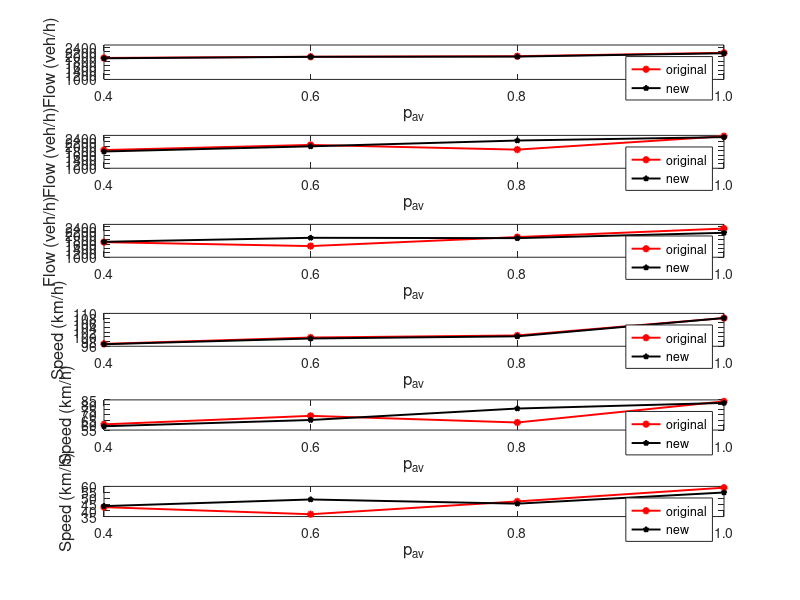

MATLAB code for this plot:
%% 限制换道次数=1次
% 20% AV, density=20
i= [.4,.6,.8, 1];
q_o = [1936, 1989, 2012, 2160];
q_n = [1920, 1984, 1995, 2139];
s_o = [97.0, 99.72,100.60, 108.02];
s_n = [96.86, 99.30, 100.23, 108.02];
% density=30
q_o_3 = [1831,2065,1850,2460];
q_n_3 = [1765, 2000, 2265, 2421];
s_o_3 = [60.66, 69.13, 62.52, 83.49];
s_n_3 = [58.77, 65, 76.41, 82];
% density=40
q_o_4 = [1689,1510,1921,2310];
q_n_4 = [1705, 1888, 1872, 2116];
s_o_4 = [42.81,36.92,47.54,58.93];
s_n_4 = [43.65,49.16,45.68,54.94];

%% 不限制换道次数

%% q-k图
% lane1+lane2
% D=20
subplot(6,1,1)
plot(i, q_o, '-or','MarkerSize',4,'MarkerFaceColor','r','LineWidth',1.4); hold on;  
plot(i, q_n ,'-pk','MarkerSize',4,'MarkerFaceColor','k','LineWidth',1.4); hold on;  

xlabel('p_a_v','FontSize',12)
ylabel('Flow (veh/h)','FontSize',12)  

set (gcf,'Position',[0,0,200,400])  %gcf:返回当前Figure对象的句柄值,设置图像大小和位置
                     %gcf,position后四个数：[pos(1) pos(2)]为绘图区域左下点的坐标 pos(3):长 pos(4):宽 
ylim([1000 2500])
xlim([0.4,1])
set(gca,'XTick',0.4:0.2:1.0);
set(gca,'XTicklabel',{'0.4','0.6','0.8','1.0'})
legend('original','new')
%% D=30
% lane1+lane2
subplot(6,1,2)
plot(i, q_o_3, '-or','MarkerSize',4,'MarkerFaceColor','r','LineWidth',1.4); hold on;  
plot(i, q_n_3 ,'-pk','MarkerSize',4,'MarkerFaceColor','k','LineWidth',1.4); hold on;  

xlabel('p_a_v','FontSize',12)
ylabel('Flow (veh/h)','FontSize',12)  

set (gcf,'Position',[0,0,200,400])  %gcf:返回当前Figure对象的句柄值,设置图像大小和位置
                     %gcf,position后四个数：[pos(1) pos(2)]为绘图区域左下点的坐标 pos(3):长 pos(4):宽 
ylim([1000 2500])
xlim([0.4,1])
set(gca,'XTick',0.4:0.2:1.0);
set(gca,'XTicklabel',{'0.4','0.6','0.8','1.0'})
legend('original','new')
%% D=40
subplot(6,1,3)
plot(i, q_o_4, '-or','MarkerSize',4,'MarkerFaceColor','r','LineWidth',1.4); hold on;  
plot(i, q_n_4 ,'-pk','MarkerSize',4,'MarkerFaceColor','k','LineWidth',1.4); hold on;  

xlabel('p_a_v','FontSize',12)
ylabel('Flow (veh/h)','FontSize',12)  

set (gcf,'Position',[0,0,200,400])  %gcf:返回当前Figure对象的句柄值,设置图像大小和位置
                     %gcf,position后四个数：[pos(1) pos(2)]为绘图区域左下点的坐标 pos(3):长 pos(4):宽 
ylim([1000 2500])
xlim([0.4,1])
set(gca,'XTick',0.4:0.2:1.0);
set(gca,'XTicklabel',{'0.4','0.6','0.8','1.0'})
legend('original','new')
%% q-v图
subplot(6,1,4)
plot(i, s_o, '-or','MarkerSize',4,'MarkerFaceColor','r','LineWidth',1.4); hold on;  
plot(i, s_n ,'-pk','MarkerSize',4,'MarkerFaceColor','k','LineWidth',1.4); hold on;  

xlabel('p_a_v','FontSize',12)
ylabel('Speed (km/h)','FontSize',12)  

set (gcf,'Position',[0,0,800,1000])  %gcf:返回当前Figure对象的句柄值,设置图像大小和位置
                     %gcf,position后四个数：[pos(1) pos(2)]为绘图区域左下点的坐标 pos(3):长 pos(4):宽 

xlim([0.4,1])
set(gca,'XTick',0.4:0.2:1.0);
set(gca,'XTicklabel',{'0.4','0.6','0.8','1.0'})
legend('original','new');

%% q-v图
subplot(6,1,5)
plot(i, s_o_3, '-or','MarkerSize',4,'MarkerFaceColor','r','LineWidth',1.4); hold on;  
plot(i, s_n_3 ,'-pk','MarkerSize',4,'MarkerFaceColor','k','LineWidth',1.4); hold on;  

xlabel('p_a_v','FontSize',12)
ylabel('Speed (km/h)','FontSize',12)  

set (gcf,'Position',[0,0,800,1000])  %gcf:返回当前Figure对象的句柄值,设置图像大小和位置
                     %gcf,position后四个数：[pos(1) pos(2)]为绘图区域左下点的坐标 pos(3):长 pos(4):宽 

xlim([0.4,1])
set(gca,'XTick',0.4:0.2:1.0);
set(gca,'XTicklabel',{'0.4','0.6','0.8','1.0'})
legend('original','new');

%% q-v图
subplot(6,1,6)
plot(i, s_o_4, '-or','MarkerSize',4,'MarkerFaceColor','r','LineWidth',1.4); hold on;  
plot(i, s_n_4 ,'-pk','MarkerSize',4,'MarkerFaceColor','k','LineWidth',1.4); hold on;  

xlabel('p_a_v','FontSize',12)
ylabel('Speed (km/h)','FontSize',12)  

set (gcf,'Position',[0,0,800,1000])  %gcf:返回当前Figure对象的句柄值,设置图像大小和位置
                     %gcf,position后四个数：[pos(1) pos(2)]为绘图区域左下点的坐标 pos(3):长 pos(4):宽 

xlim([0.4,1])
set(gca,'XTick',0.4:0.2:1.0);
set(gca,'XTicklabel',{'0.4','0.6','0.8','1.0'})
legend('original','new');
